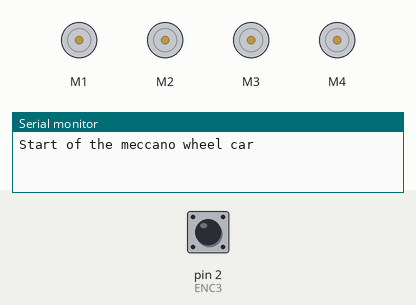
The sketch below on a simulated Arduino Uno, built with avr-gcc and run on an emulated ATmega328P. Parts: 4 × DC motor (green arrow = forward, orange = backward, longer = faster), the last lines printed to the serial monitor. Inputs (shaded band) come from the test bench; at power-on: pin 2 (ENC3) HIGH.

Above: at 0.01 s.
At 16.0 s:
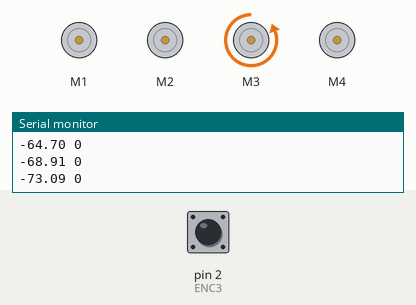
16.1 s: pin 2 (ENC3) pulsed LOW 2 times (0.12 s each, 0.3 s apart)
At 29.9 s:
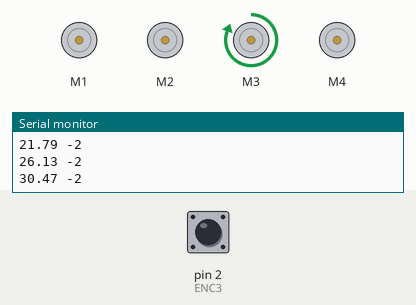
Timing chart, 0 to 31.4 s (numbered marks = the images above; inputs shaded):
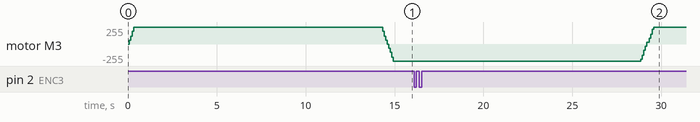

The sketch:

mecano_car_v10.ino
```cpp
#include "my_functions.h"

#define ch1 A1
#define ch2 A2
#define ch3 A3
#define ch4 A4

#define ENC3 2

int16_t steering, throttle, roll, m1, m2, m3, m4;
int pos = 0;
long prevT = 0;
float eprev = 0, eintegral = 0;


#include <AFMotor.h>
AF_DCMotor motor4(4), motor3(3), motor2(2), motor1(1);

int limit (int value);

void setup() {
  pinMode(ch1, INPUT); //works also on Digital Pins
  pinMode(ch2, INPUT);
  pinMode(ch3, INPUT);
  pinMode(ch4, INPUT);
  pinMode(ENC3, INPUT);

  Serial.begin(9600);
  Serial.println("Start of the meccano wheel car");
}

void loop() {
  //-----------------------------------------------------------------------------
  //read PWM ********************************************************************
  //-----------------------------------------------------------------------------

//  roll = pulseIn(ch1, HIGH);
//  throttle = pulseIn(ch2, HIGH);
//  steering = pulseIn(ch4, HIGH);
//
//  roll = map(roll, 995, 1980, -255, 255);
//  throttle = map(throttle, 995, 1988, 255, -255); //switched direction with 255, 0
//  steering = map(steering, 995, 1985, -255, 255);

//  Serial.print(roll);
//  Serial.print(" - ");
//  Serial.print(throttle);
//  Serial.print(" - ");
//  Serial.println(steering);

  m1 = (throttle + roll - steering) / 1;
  m2 = (throttle - roll - steering) / 1;
  m3 = (throttle + roll + steering) / 1;
  m4 = (throttle - roll + steering) / 1;
//  Serial.print(m1);
//  Serial.print(" \t ");
//  Serial.print(m2);
//  Serial.print(" \t ");
//  Serial.print(m3);
//  Serial.print(" \t ");
//  Serial.println(m4);

  m1 = limit(m1); m2 = limit(m2); m3 = limit(m3); m4 = limit(m4); //limit in range of -255 to +255

//  Serial.print(m1);
//  Serial.print(" \t ");
//  Serial.print(m2);
//  Serial.print(" \t ");
//  Serial.print(m3);
//  Serial.print(" \t ");
//  Serial.println(m4);

  //for testing
  m1=0; m2=0;m3=0;m4=0;


  float kp = 15, ki = 0., kd = 0.0;

  static int i = 0;
  static float target = 0.0;
  target = sin(i * DEG_TO_RAD)*250;
  i++;
  if (i>360) i = 0;

//time difference
  long currT = micros();
  float deltaT = ((float)(currT-prevT))/1.0e6;
  prevT = currT;

//error
  int e = pos - target;

//derivative
  float dedt = (e-eprev)/deltaT;

//integral
  eintegral = eintegral + e*deltaT;

//control signal
  float u = kp*e + ki*eintegral + kd*dedt;

  m3 = -u;
  m3 = limit(m3);


  if (m1 >= 10){
    motor1.setSpeed(m1);
    motor1.run(FORWARD);
  }
  else if (m1 <= -10){
    motor1.setSpeed(abs(m1));
    motor1.run(BACKWARD);
  }
  else motor1.run(RELEASE);
//********************************************************************
  if (m2 >= 10){
    motor2.setSpeed(m2);
    motor2.run(FORWARD);
  }
  else if (m2 <= -10){
    motor2.setSpeed(abs(m2));
    motor2.run(BACKWARD);
  }
  else motor2.run(RELEASE);
  //********************************************************************
  if (m3 >= 10){
    motor3.setSpeed(m3);
    motor3.run(FORWARD);
  }
  else if (m3 <= -10){
    motor3.setSpeed(abs(m3));
    motor3.run(BACKWARD);
  }
  else motor3.run(RELEASE);
  //********************************************************************
  if (m4 >= 10){
    motor4.setSpeed(m4);
    motor4.run(FORWARD);
  }
  else if (m4 <= -10){
    motor4.setSpeed(abs(m4));
    motor4.run(BACKWARD);
  }
  else motor4.run(RELEASE);

  //read Encoder
  attachInterrupt(digitalPinToInterrupt(ENC3),readEncoder,RISING);


  eprev = e;
  Serial.print(target);
  Serial.print(" ");
  Serial.println(pos);
  delay(80); //to give it time to adjust


}


// Private Functions*******************************************************************

//interrupt function
void readEncoder(){
  if (m3 > 0) pos++;
  else pos--;
  //Serial.println(pos);
}
```

my_functions.cpp
```cpp
#include "my_functions.h"

int limit (int value){ //limits value in range of -255 to +255
  if (value >= 255) return 255;
  else if (value <= -255) return -255;
  else return value;
}
```

my_functions.h
```cpp
#ifndef my_functions
#define my_functions

//#include <Arduino.h>

int limit (int value);
void readEncoder();

#endif
```
